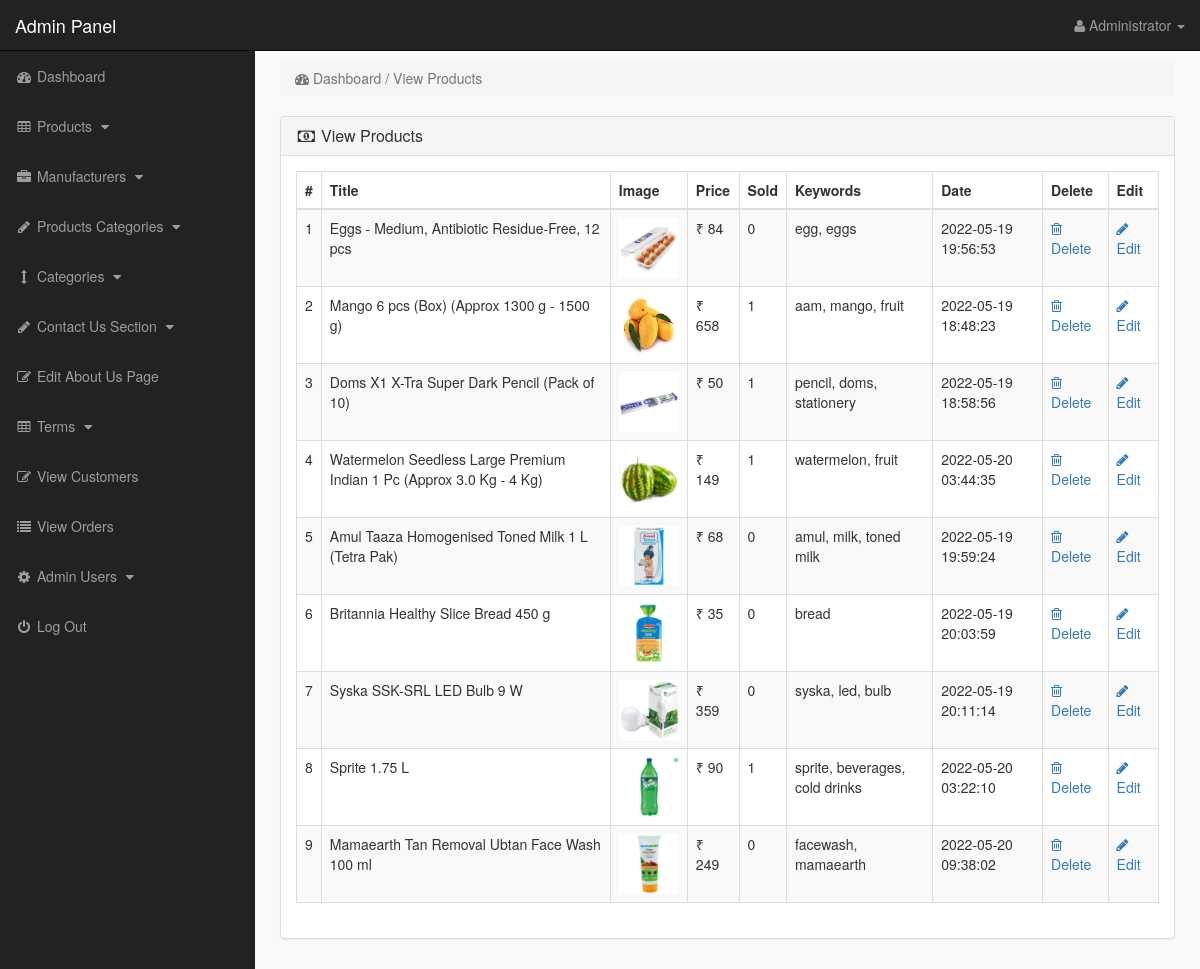
/admin_area/index.php?view_products (signed in), run on the app's committed database.
### tables this page shows
CREATE TABLE `products` (
  `product_id` int(10) NOT NULL,
  `p_cat_id` int(10) NOT NULL,
  `cat_id` int(10) NOT NULL,
  `manufacturer_id` int(10) NOT NULL,
  `date` timestamp NOT NULL DEFAULT current_timestamp() ON UPDATE current_timestamp(),
  `product_title` text NOT NULL,
  `product_url` text NOT NULL,
  `product_img1` text NOT NULL,
  `product_img2` text NOT NULL,
  `product_img3` text NOT NULL,
  `product_price` int(10) NOT NULL,
  `product_psp_price` int(100) NOT NULL,
  `product_desc` text NOT NULL,
  `product_keywords` text NOT NULL,
  `product_label` text NOT NULL,
  `status` varchar(255) NOT NULL
);

### admin_area/view_products.php (the view)
<?php
if(!isset($_SESSION['admin_email'])){
echo "<script>window.open('login.php','_self')</script>";
}
else {
?>
<div class="row">
<div class="col-lg-12" >
<ol class="breadcrumb" >
<li class="active" >
<i class="fa fa-dashboard"></i> Dashboard / View Products
</li>
</ol>
</div>
</div>
<div class="row" >
<div class="col-lg-12" >
<div class="panel panel-default" >
<div class="panel-heading" >
<h3 class="panel-title" >
<i class="fa fa-money fa-fw" ></i> View Products
</h3>
</div>
<div class="panel-body" >
<div class="table-responsive" >
<table class="table table-bordered table-hover table-striped" >
<thead>
<tr>
<th>#</th>
<th>Title</th>
<th>Image</th>
<th>Price</th>
<th>Sold</th>
<th>Keywords</th>
<th>Date</th>
<th>Delete</th>
<th>Edit</th>
</tr>
</thead>
<tbody>
<?php
$i = 0;
$get_pro = "select * from products where status='product'";
$run_pro = mysqli_query($con,$get_pro);
while($row_pro=mysqli_fetch_array($run_pro)){
$pro_id = $row_pro['product_id'];
$pro_title = $row_pro['product_title'];
$pro_image = $row_pro['product_img1'];
$pro_price = $row_pro['product_price'];
$pro_keywords = $row_pro['product_keywords'];
$pro_date = $row_pro['date'];
$i++;
?>
<tr>
<td><?php echo $i; ?></td>
<td><?php echo $pro_title; ?></td>
<td><img src="product_images/<?php echo $pro_image; ?>" width="60" height="60"></td>
<td>&#8377; <?php echo $pro_price; ?></td>
<td>
<?php
$get_sold = "select * from pending_orders where product_id='$pro_id'";
$run_sold = mysqli_query($con,$get_sold);
$count = mysqli_num_rows($run_sold);
echo $count;
?>
</td>
<td> <?php echo $pro_keywords; ?> </td>
<td><?php echo $pro_date; ?></td>
<td>
<a href="index.php?delete_product=<?php echo $pro_id; ?>">
<i class="fa fa-trash-o"> </i> Delete
</a>
</td>
<td>
<a href="index.php?edit_product=<?php echo $pro_id; ?>">
<i class="fa fa-pencil"> </i> Edit
</a>
</td>
</tr>
<?php } ?>
</tbody>
</table>
</div>
</div>
</div>
</div>
</div>
<?php } ?>

### admin_area/index.php (shortened to what this page needs)
<?php
include("includes/db.php");
if (!isset($_SESSION['admin_email'])) {
    echo "<script>window.open('login.php','_self')</script>";
} else {
?>
    <?php
    $admin_session = $_SESSION['admin_email'];
    $get_admin = "select * from admins  where admin_email='$admin_session'";
    $run_admin = mysqli_query($con, $get_admin);
    $row_admin = mysqli_fetch_array($run_admin);
    $admin_name = $row_admin['admin_name'];
    ?>
    <!DOCTYPE html>
    <html>
    <head>
        <link href="css/bootstrap.min.css" rel="stylesheet">
        <link href="css/style.css" rel="stylesheet">
        <link href="font-awesome/css/font-awesome.min.css" rel="stylesheet">
    </head>
    <body>
        <div id="wrapper">
            <?php include("includes/sidebar.php");  ?>
            <div id="page-wrapper">
                <div class="container-fluid">
                    <?php
                    if (isset($_GET['view_products'])) {
                        include("view_products.php");
                    }
                    ?>
                </div>
            </div>
        </div>
    </body>
    </html>
<?php } ?>

### admin_area/includes/sidebar.php (shortened to what this page needs)
<?php
if (!isset($_SESSION['admin_email']))
{
    echo "<script>window.open('login.php','_self')</script>";
}
else
{
?>
    <nav class="navbar navbar-inverse navbar-fixed-top">
        <div class="navbar-header">
            <a class="navbar-brand" href="index.php?dashboard">Admin Panel</a>
        </div>
        <ul class="nav navbar-right top-nav">
            <li class="dropdown">
                <a href="#" class="dropdown-toggle" data-toggle="dropdown">
                    <i class="fa fa-user"></i>
                    <?php echo $admin_name; ?> <b class="caret"></b>
                </a>
            </li>
        </ul>
        <div class="collapse navbar-collapse navbar-ex1-collapse">
            <ul class="nav navbar-nav side-nav">
                <li>
                    <a href="index.php?dashboard">
                        <i class="fa fa-fw fa-dashboard"></i> Dashboard
                    </a>
                </li>
                <li>
                    <a href="#" data-toggle="collapse" data-target="#products">
                        <i class="fa fa-fw fa-table"></i> Products
                        <i class="fa fa-fw fa-caret-down"></i>
                    </a>
                </li>
                <li>
                    <a href="#" data-toggle="collapse" data-target="#manufacturers">
                        <i class="fa fa-fw fa-briefcase"></i> Manufacturers
                        <i class="fa fa-fw fa-caret-down"></i>
                    </a>
                </li>
                <li>
                    <a href="#" data-toggle="collapse" data-target="#p_cat">
                        <i class="fa fa-fw fa-pencil"></i> Products Categories
                        <i class="fa fa-fw fa-caret-down"></i>
                    </a>
                </li>
                <li>
                    <a href="#" data-toggle="collapse" data-target="#cat">
                        <i class="fa fa-fw fa-arrows-v"></i> Categories
                        <i class="fa fa-fw fa-caret-down"></i>
                    </a>
                </li>
                <li>
                    <a href="#" data-toggle="collapse" data-target="#contact_us">
                        <i class="fa fa-fw fa-pencil"> </i> Contact Us Section
                        <i class="fa fa-fw fa-caret-down"></i>
                    </a>
                </li>
                <li>
                    <a href="index.php?edit_about_us">
                        <i class="fa fa-fw fa-edit"></i> Edit About Us Page
                    </a>
                </li>
                <li>
                    <a href="#" data-toggle="collapse" data-target="#terms">
                        <i class="fa fa-fw fa-table"></i> Terms
                        <i class="fa fa-fw fa-caret-down"></i>
                    </a>
                </li>
                <li>
                    <a href="index.php?view_customers">
                        <i class="fa fa-fw fa-edit"></i> View Customers
                    </a>
                </li>
                <li>
                    <a href="index.php?view_orders">
                        <i class="fa fa-fw fa-list"></i> View Orders
                    </a>
                </li>
                <li>
                    <a href="#" data-toggle="collapse" data-target="#users">
                        <i class="fa fa-fw fa-gear"></i> Admin Users
                        <i class="fa fa-fw fa-caret-down"></i>
                    </a>
                </li>
                <li>
                    <a href="logout.php">
                        <i class="fa fa-fw fa-power-off"></i> Log Out
                    </a>
                </li>
            </ul>
        </div>
    </nav>
<?php } ?>

### admin_area/css/style.css (style rules this page uses)
body { margin-top: 100px; }
@media (min-width: 768px) { body { margin-top: 50px; } }
#wrapper { padding-left: 0; }
#page-wrapper { width: 100%; padding: 0; background-color: #f9f9f9; }
@media (min-width: 768px) { #wrapper { padding-left: 255px; } }
@media (min-width: 768px) { #page-wrapper { padding: 10px; } }
.top-nav { padding: 0 15px; }
.top-nav > li { float: left; }
.top-nav > li > a { padding-top: 15px; padding-bottom: 15px; line-height: 20px; color: #999; }
@media (min-width: 768px) { .side-nav { position: fixed; top: 51px; width: 255px; border-radius: 0; overflow-y: auto; background-color: #222; bottom: 0; overflow-x: hidden; padding-bottom: 40px; } }
@media (min-width: 768px) { .side-nav > li > a { width: 255px; } }
.panel-body { border-radius: 5px; }

### data on the page
products: product_title "Eggs - Medium, Antibiotic Residue-Free, 12 pcs", product_img1 (picture), product_price "84", count "0", product_keywords "egg, eggs", date "2022-05-19 19:56:53"
products: product_title "Mango 6 pcs (Box) (Approx 1300 g - 1500 g)", product_img1 (picture), product_price "658", count "1", product_keywords "aam, mango, fruit", date "2022-05-19 18:48:23"
products: product_title "Doms X1 X-Tra Super Dark Pencil (Pack of 10)", product_img1 (picture), product_price "50", count "1", product_keywords "pencil, doms, stationery", date "2022-05-19 18:58:56"
products: product_title "Watermelon Seedless Large Premium Indian 1 Pc (Approx 3.0 Kg - 4 Kg)", product_img1 (picture), product_price "149", count "1", product_keywords "watermelon, fruit", date "2022-05-20 03:44:35"
products: product_title "Amul Taaza Homogenised Toned Milk 1 L (Tetra Pak)", product_img1 (picture), product_price "68", count "0", product_keywords "amul, milk, toned milk", date "2022-05-19 19:59:24"
products: product_title "Britannia Healthy Slice Bread 450 g", product_img1 (picture), product_price "35", count "0", product_keywords "bread", date "2022-05-19 20:03:59"
products: product_title "Syska SSK-SRL LED Bulb 9 W", product_img1 (picture), product_price "359", count "0", product_keywords "syska, led, bulb", date "2022-05-19 20:11:14"
products: product_title "Sprite 1.75 L", product_img1 (picture), product_price "90", count "1", product_keywords "sprite, beverages, cold drinks", date "2022-05-20 03:22:10"
products: product_title "Mamaearth Tan Removal Ubtan Face Wash 100 ml", product_img1 (picture), product_price "249", count "0", product_keywords "facewash, mamaearth", date "2022-05-20 09:38:02"

### other printed values
$admin_name "Administrator"
